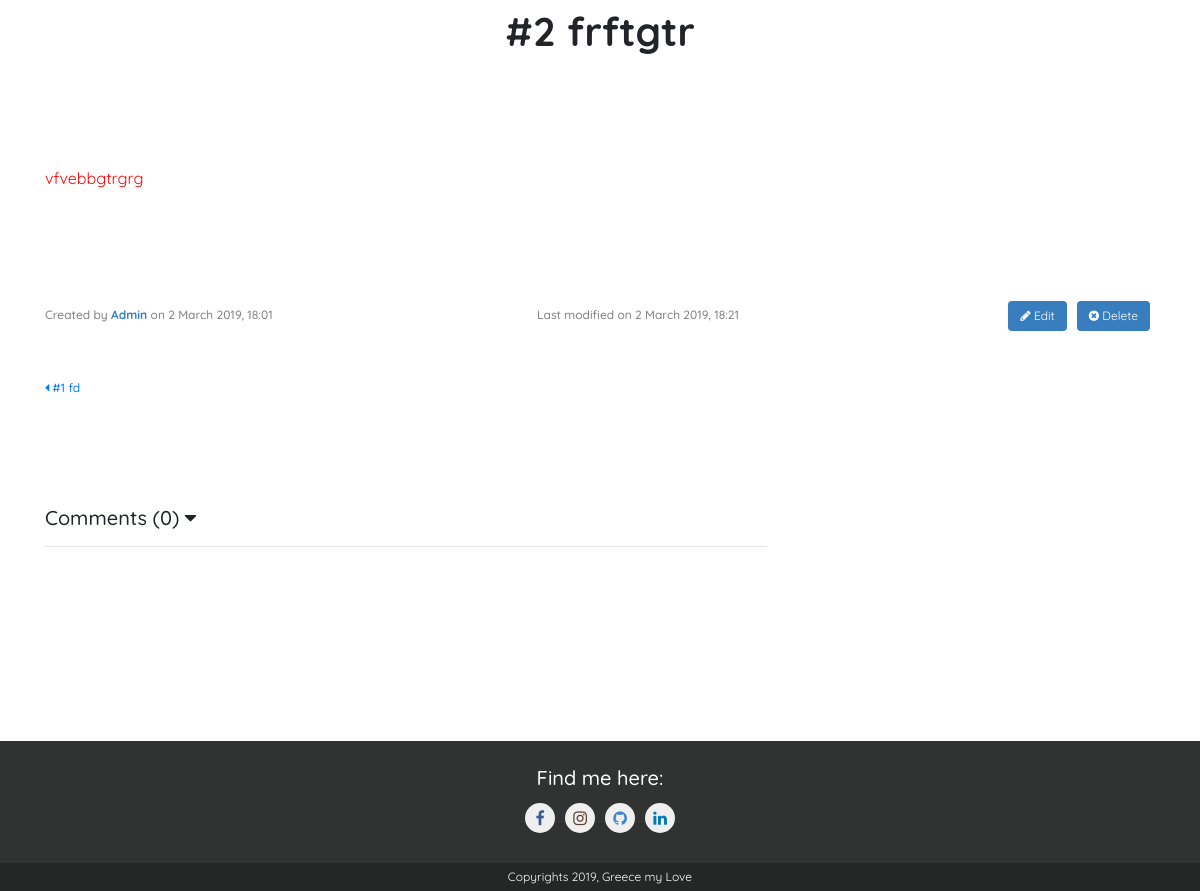
The app's page /view/post/2 (lower part), older data.
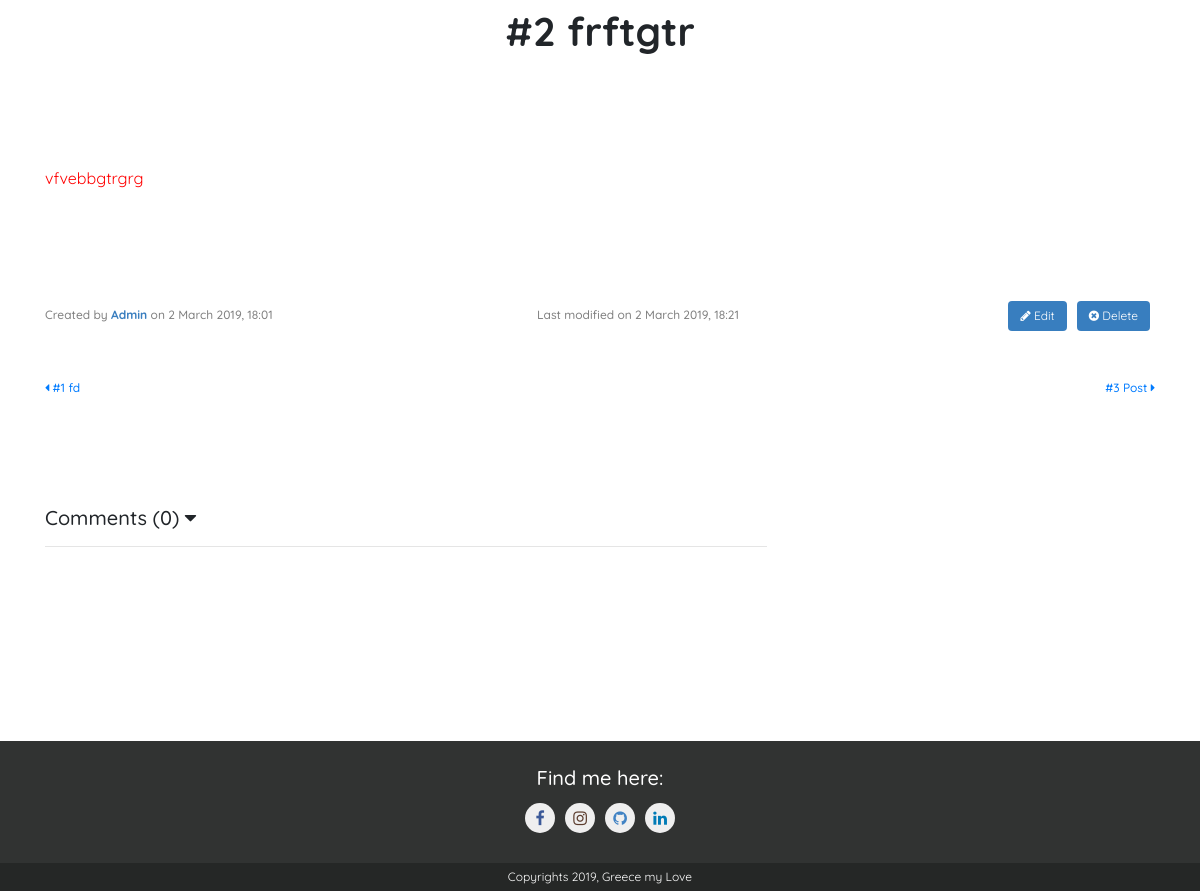
The same page, newer data.
### models.py (models this page shows, shortened)
class Post(db.Model):
    __tablename__ = 'post'
    id = Column(Integer, autoincrement=True, primary_key=True)
    author = Column(String, default="admin")
    title = Column(String, default="")
    content = Column(String, default="")
    creation_date = Column(DateTime, default=datetime.datetime.now)
    last_modified_date = Column(DateTime, default=datetime.datetime.now)
    isAccepted = Column(Boolean, default=False)

### views.py (the view)
@app.route('/view/post/<int:post_id>')
def render_view_post(post_id):
    post = Post.query.get_or_404(post_id)
    p_prev = Post.query.get(post_id-1)
    p_next = Post.query.get(post_id+1)
    comments = Comment.query.filter(Comment.post_id == post.id).order_by(Comment.creation_date.desc()).all()
    return render_template('view_post.html', post=post, prev=p_prev, next=p_next, comments=comments, comments_count=len(comments))

### views.py (called while the page is built)
@app.context_processor
def override_url_for():
    return dict(url_for=dated_url_for)

def dated_url_for(endpoint, **values):
    if endpoint == 'static':
        filename = values.get('filename', None)
        if filename:
            file_path = os.path.join(app.root_path,
                                 endpoint, filename)
            values['q'] = int(os.stat(file_path).st_mtime)
    return url_for(endpoint, **values)

### templates/view_post.html (shortened to what this page needs)
{% extends "start.html" %}
{% block content %}
		<section class="section-style">
            {% if post %}
            <div class="visible-post">
                <h1 class="h-style">{{ '#{} {}'.format(post.id, post.title) }}</h1>
                <p class="p-style">  {{ post.content | safe  }}</p>
                <div class="meta">
                    <h5 class="p-style credentials"> Created by <span class="author">{{ post.author }}</span> on {{ '{} {} {}, {}:{}'.format(post.creation_date.day, post.creation_date.strftime('%B'), post.creation_date.year, post.creation_date.hour, post.creation_date.strftime('%M')) }}</h5>
                    <h5 class="p-style credentials">Last modified on {{ '{} {} {}, {}:{}'.format(post.last_modified_date.day, post.last_modified_date.strftime('%B'), post.last_modified_date.year, post.last_modified_date.hour, post.last_modified_date.strftime('%M')) }}</h5>
                    <div class="post-actions">
                        <div class="edit">
                            <a class="btn btn-info form-btn meta-btn" href="/edit/post/{{post.id}}" name="edit-btn"> <i class="fa fa-pencil"></i> Edit </a>
                        </div>
                        <div class="delete">
                            <a class="btn btn-info form-btn meta-btn" href="/delete/post/{{post.id}}" name="delete-btn"><i class="fa fa-times-circle"></i> Delete </a>
                        </div>
                    </div>
                </div>
            	<div class="neighbour-posts">
					{% if prev %}
					<h5 class="p-style credentials"><a href="/view/post/{{ prev.id }}"><i class="fa fa-caret-left"></i> {{ '#{} {}'.format(prev.id, prev.title) }}</a></h5>
					{% else %}
                    <h5></h5>
                    {% endif %}
					{% if next %}
                    <h5 class="p-style credentials"><a href="/view/post/{{ next.id }}">{{ '#{} {}'.format(next.id, next.title) }} <i class="fa fa-caret-right"></i></a></h5>
					{% else %}
                    <h5></h5>
                    {% endif %}
				</div>
			</div>
            <div class="visible-post-comments">
                <h5>Comments ({{ comments_count }}) <i class="fa fa-caret-down caret-icon-fa"></i></h5>
                <hr class="comments-hr">
            </div>
            {% else %}
            <div class="no-visible-posts">
                <h1 class="h-style"> Hi! </h1>
                <p class="p-style">  <br> No posts yet. Add the first one! </p>
            </div>
            {% endif %}
		</section>
{% endblock %}

### templates/start.html (shortened to what this page needs)
<!DOCTYPE html>
<html lang='en'>
<head>
    {% block bootstrap %}
    <link rel="stylesheet" type="text/css" href="https://stackpath.bootstrapcdn.com/bootstrap/4.3.1/css/bootstrap.min.css">
    {% endblock %}
	<link rel="stylesheet" type="text/css" href="//maxcdn.bootstrapcdn.com/font-awesome/4.7.0/css/font-awesome.min.css">
    <link rel="stylesheet" type="text/css"href="{{ url_for('static', filename='css/styles.css') }}">
</head>
<body>
	<div class="page-content container" id="home">
    {% block content %}{% endblock %}
	</div>
	<footer id="footer">
		<div class="container-fluid">
			<div class="row">
				<div class="col-12 col-m-12 col-s-12 footer">
					<h5> Find me here: </h5>
					<div class="col-12 social">
                        <a href="https://www.facebook.com/asia.paliwoda" target="_blank" title="Facebook"><button class="icon-btn facebook-btn"><i class="fa fa-facebook"></i></button></a>
                        <a href="https://www.instagram.com/asia_paliwoda/" target="_blank" title="Instagram"><button class="icon-btn instagram-btn"><i class="fa fa-instagram"></i></button></a>
                        <a href="https://github.com/asia111307" target="_blank" title="GitHub"><button class="icon-btn github-btn"><i class="fa fa-github"></i></button></a>
                        <a href="https://www.linkedin.com/in/joanna-paliwoda-04644a153/" target="_blank" title="LinkedIn"><button class="icon-btn linkedin-btn"><i class="fa fa-linkedin"></i></button></a>
					</div>
				</div>
			</div>
		</div>
		<div class="col-12 copyright">
            <div class="row"
			    <p> Copyrights 2019, Greece my Love </p>
            </div>
		</div>
	</footer>
</body>
</html>

### static/css/styles.css (style rules this page uses)
body { font-family: "Quicksand", sans-serif; margin: 0; background: #ffffff; }
* { box-sizing: border-box; }
a:link, a:visited, a:active, a:hover, a:focus { text-decoration: none; }
.p-style { font-size: 16px; color: grey; text-align: justify; }
.h-style { text-align: center; font-size: 40px; font-weight: bold; margin: 10px 0; }
.section-style { min-height: 100vh; padding: 5% 0; }
.sort-options a, .post-actions a { margin: 0 5px; }
.form-btn { transition: 0.8s; border: none; background-color: rgba(7, 94, 175, 0.8); background-position: 100% 0; background-size: 300%; background-image: linear-gradient(45deg, #FAF5F0 50%, transparent 50%); }
.meta-btn { font-size: 12px; }
#home { display: block; }
.visible-post, .visible-post-comments, .no-visible-posts { margin-bottom: 10%; }
.visible-post p, .visible-post h4 { margin-top: 10%; }
.comments-hr { width: 65%; margin-right: 35%; }
.credentials, .arrow-icon-fa { font-size: 12px; }
.author, .arrow-icon-fa { color: rgba(7, 94, 175, 0.8); font-weight: bold; }
.post-actions { display: inline-flex; }
.neighbour-posts, .meta { margin-top: 50px; display: flex; justify-content: space-between; align-items: center; }
.neighbour-posts h5, .meta h5 { margin-bottom: 0; }
footer { background-color: #313332; color: white; text-align: center; }
footer .footer { padding: 25px 0; }
footer .copyright { text-align: center; font-size: 12px; background-color: #252726; padding: 5px 0; }
.social, .copyright { display: flex; align-items: center; justify-content: center; }
.icon-btn { height: 30px; width: 30px; border: 0; color: white; border-radius: 50%; margin: 5px; cursor: pointer; font-size: 16px; line-height: 16px; }
.facebook-btn { color: #3B5998; }
.instagram-btn { color: #5C3D2E; }
.github-btn { color: #4183C4; }
.linkedin-btn { color: #007BB6; }

Row changes from the older to the newer data that the page shows:
added Post: id+title "#3 Post"
